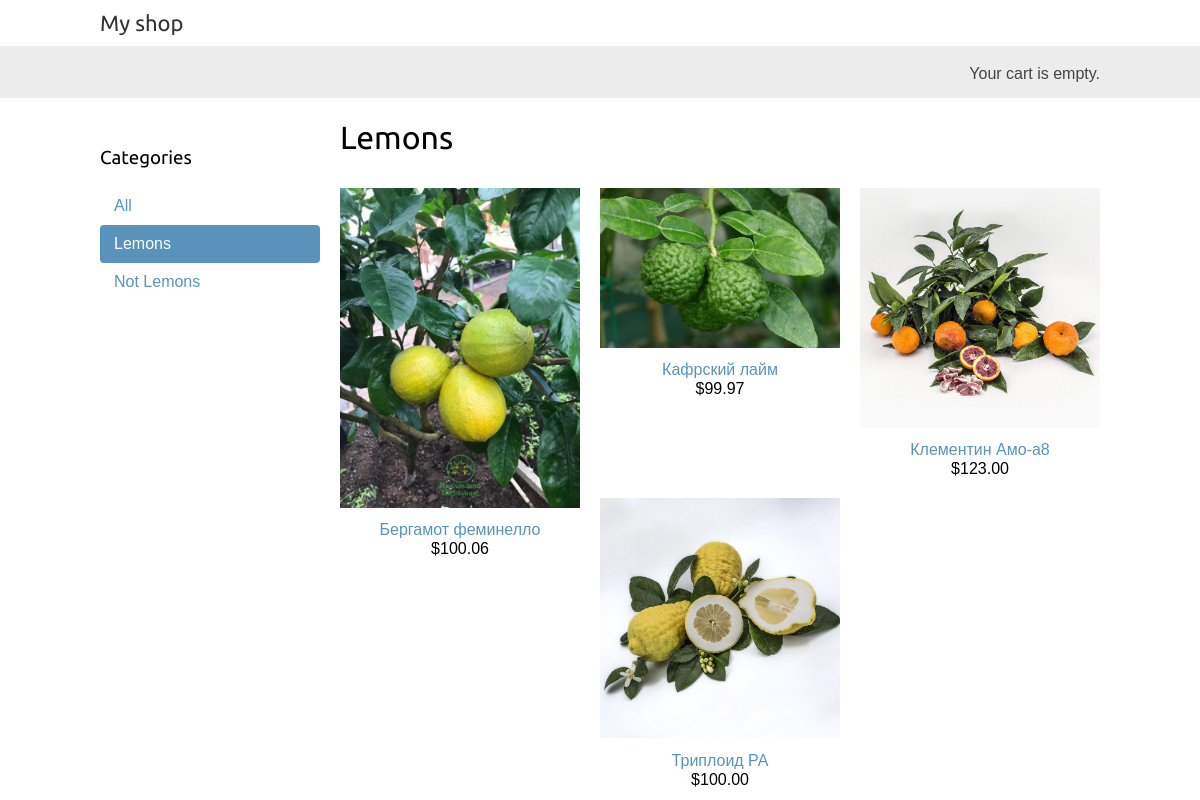
The app's page /trees/ with its own data.
### shop/models.py (models this page shows, shortened)
class Category(models.Model):
    name = models.CharField(max_length=200)
    slug = models.SlugField(max_length=200,
                            unique=True)
    class Meta:
        ordering = ['name']
        indexes = [
            models.Index(fields=['name']),
        ]
        verbose_name = 'category'
        verbose_name_plural = 'categories'
    def get_absolute_url(self):
        return reverse('shop:product_list_by_category',
                       args=[self.slug])

class Product(models.Model):
    category = models.ForeignKey(Category,
                                 related_name='products',
                                 on_delete=models.CASCADE)
    name = models.CharField(max_length=200)
    slug = models.SlugField(max_length=200)
    image = models.ImageField(upload_to='products/%Y/%m/%d',
                              blank=True)
    description = models.TextField(blank=True)
    price = models.DecimalField(max_digits=10,
                                decimal_places=2)
    available = models.BooleanField(default=True)
    created = models.DateTimeField(auto_now_add=True)
    updated = models.DateTimeField(auto_now=True)
    class Meta:
        ordering = ['name']
        indexes = [
            models.Index(fields=['id', 'slug']),
            models.Index(fields=['name']),
            models.Index(fields=['-created']),
        ]
    def get_absolute_url(self):
        return reverse('shop:product_detail',
                       args=[self.id, self.slug])

### shop/views.py (the view)
# urls.py: path('', views.product_list, name='product_list'),
def product_list(request, category_slug=None):
    category = None
    categories = Category.objects.all()
    products = Product.objects.filter(available=True)
    if category_slug:
        category = get_object_or_404(Category,
                                     slug=category_slug)
        products = products.filter(category=category)
    return render(request,
                  'shop/product/list.html',
                  {'category': category,
                   'categories': categories,
                   'products': products})

### cart/cart.py (called while the page is built)
    def __len__(self):
        return sum(item['quantity'] for item in self.cart.values())

### cart/context_processors.py (called while the page is built)
def cart(request):
    return {'cart': Cart(request)}

### shop/templates/shop/product/list.html (shortened to what this page needs)
{% extends "shop/base.html" %}
{% load static %}
{% block content %}
  <div id="sidebar">
    <h3>Categories</h3>
    <ul>
      <li {% if not category %}class="selected"{% endif %}>
        <a href='{% url "shop:product_list" %}'>All</a>
      </li>
      {% for c in categories %}
        <li {% if category.slug == c.slug %}class="selected"{% endif %}>
          <a href="{{ c.get_absolute_url }}">{{ c.name }}</a>
        </li>
      {% endfor %}
    </ul>
  </div>
  <div id="main" class="product-list">
    <h1>{% if category %}{{ category.name }}{% else %}Products
    {% endif %}</h1>
    {% for product in products %}
      <div class="item">
        <a href="{{ product.get_absolute_url }}">
          <img src="{% if product.image %}{{ product.image.url }}{% else %}{% static 'img/no_image.png' %}{% endif %}">
        </a>
        <a href="{{ product.get_absolute_url }}">{{ product.name }}</a>
        <br>
        ${{ product.price }}
      </div>
    {% endfor %}
  </div>
{% endblock %}

### shop/static/css/base.css (style rules this page uses)
body { margin:0; padding:0; font-family:helvetica, sans-serif; }
h1, h2, h3, h4, h5 , h6 { font-family: 'Ubuntu', sans-serif; font-weight:normal; }
a { text-decoration:none; color:#5993bb; }
#sidebar { width:220px; padding:30px 20px 0 0; float:left; }
#sidebar ul { margin:0; padding:0; }
#sidebar ul li { margin:0; list-style:none; padding:10px 14px; }
#sidebar ul li a { display:block; }
#sidebar ul li.selected { background:#5993bb; border-radius:4px; }
#sidebar ul li.selected a { color:#fff; }
#main { float:left; width: 96%; margin-right:-220px; overflow:hidden; }
.product-list .item { width:25%; padding:10px 20px 10px 0; float:left; text-align:center; line-height:1.2; }
.product-list .item img { width:100%; margin-bottom:8px; }

### records on screen
Category: name "Lemons"
Category: name "Not Lemons"
Product: image (picture), name "Бергамот феминелло", price "100.06"
Product: image (picture), name "Кафрский лайм", price "99.97"
Product: image (picture), name "Клементин Амо-а8", price "123.00"
Product: image (picture), name "Триплоид РА", price "100.00"
